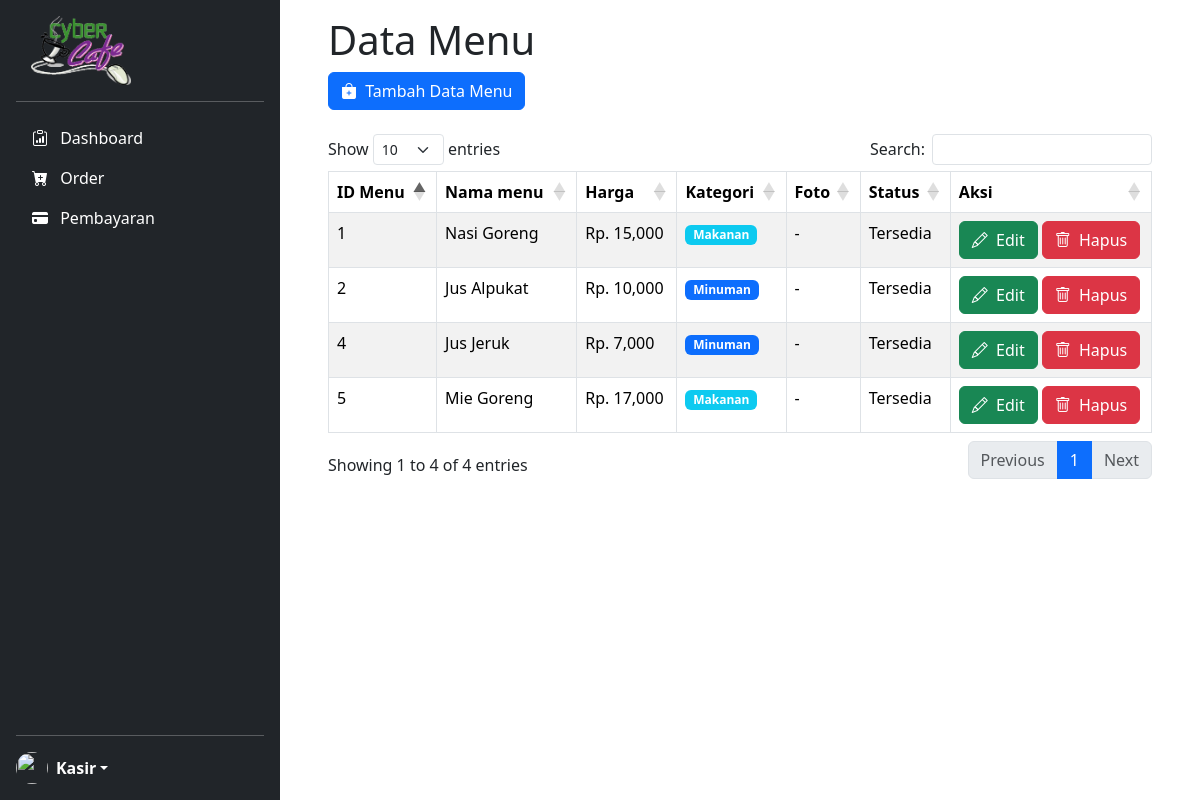
The page /master-menu.php (signed in) on the database its author committed.
### tables this page shows
CREATE TABLE `menu` (
  `id_menu` int(11) NOT NULL,
  `nama_menu` varchar(100) NOT NULL,
  `harga_menu` int(11) NOT NULL,
  `id_kategori` int(11) NOT NULL,
  `foto_menu` varchar(100) NOT NULL,
  `status_menu` varchar(50) NOT NULL
);

CREATE TABLE `kategori` (
  `id_kategori` int(11) NOT NULL,
  `nama_kategori` varchar(50) NOT NULL
);

### master-menu.php (the view, shortened to what this page needs)
<!DOCTYPE html>
<html>
<head>
    <?php
	include "header.php";
	?>
</head>
<body>
    <main id="fullpage">
        <?php
        include "sidebar.php";
        ?>
        <div class="container pt-3 me-0 pe-5 ps-5 scrollarea">
            <div class="row">
                <div class="col">
                    <h1>Data Menu</h1>
                    <a href="tambah-menu.php" class="btn btn-primary"><i class="bi-bag-plus-fill me-1"></i> Tambah Data Menu</a><br>
                    <?php
                        $sql = "SELECT * FROM menu m JOIN kategori k ON m.id_kategori=k.id_kategori";
                        $menu = mysqli_query($conn, $sql);
                    ?>
                    <br>
                    <table class="table table-bordered table-striped table-hover" id="data-menu">
                        <thead>
                            <tr>
                                <th>ID Menu</th>
                                <th>Nama menu</th>
                                <th>Harga</th>
                                <th>Kategori</th>
                                <th>Foto</th>
                                <th>Status</th>
                                <th>Aksi</th>
                            </tr>
                        </thead>
                        <tbody>
                            <?php foreach ($menu as $row) :
                            if($row["id_kategori"]%2==0) $role='primary';
                            else if($row["id_kategori"]%2==1) $role='info';
                            ?>
                        <tr>
                            <td><?= $row["id_menu"]; ?></td>
                            <td><?= $row["nama_menu"]; ?></td>
                            <td>Rp. <?= number_format($row["harga_menu"]); ?></td>
                            <td><span class="badge bg-<?=$role?>"><?= $row["nama_kategori"]; ?></span></td>
                            <td><?= $row["foto_menu"]; ?></td>
                            <td><?= $row["status_menu"]; ?></td>
                            <td>
                                <?php
                                    echo "<a href='ubah-menu.php?id=$row[id_menu]' class='btn btn-success'><i class='bi-pencil me-1'></i> Edit</a>";
                                ?>
                                <a href="hapus-menu.php?id=<?=$row['id_menu']; ?>" onclick = "return confirm ('Apakah yakin akan hapus menu <?= $row['nama_menu']; ?>?');" class='btn btn-danger'><i class='bi-trash me-1'></i> Hapus</a>
                            </td>
                        </tr>
                            <?php endforeach; ?>
                        </tbody>
                    </table>
                </div>
            </div>
        </div>
    </main>
</body>
</html>

### css/style.css (style rules this page uses)
body { min-height: 100vh; min-height: -webkit-fill-available; display: block; }
html { height: -webkit-fill-available; }
#fullpage { display: flex; flex-wrap: nowrap; height: 100vh; height: -webkit-fill-available; max-height: 100vh; overflow-x: auto; overflow-y: hidden; }
.scrollarea { overflow-y: auto; }

### rows shown on the page
menu: id_menu "1", nama_menu "Nasi Goreng", harga_menu "15,000", id_kategori.nama_kategori "Makanan", foto_menu "-", status_menu "Tersedia"
menu: id_menu "2", nama_menu "Jus Alpukat", harga_menu "10,000", id_kategori.nama_kategori "Minuman", foto_menu "-", status_menu "Tersedia"
menu: id_menu "4", nama_menu "Jus Jeruk", harga_menu "7,000", id_kategori.nama_kategori "Minuman", foto_menu "-", status_menu "Tersedia"
menu: id_menu "5", nama_menu "Mie Goreng", harga_menu "17,000", id_kategori.nama_kategori "Makanan", foto_menu "-", status_menu "Tersedia"

### other values the page prints
$_SESSION['nama_user'] "Kasir"
